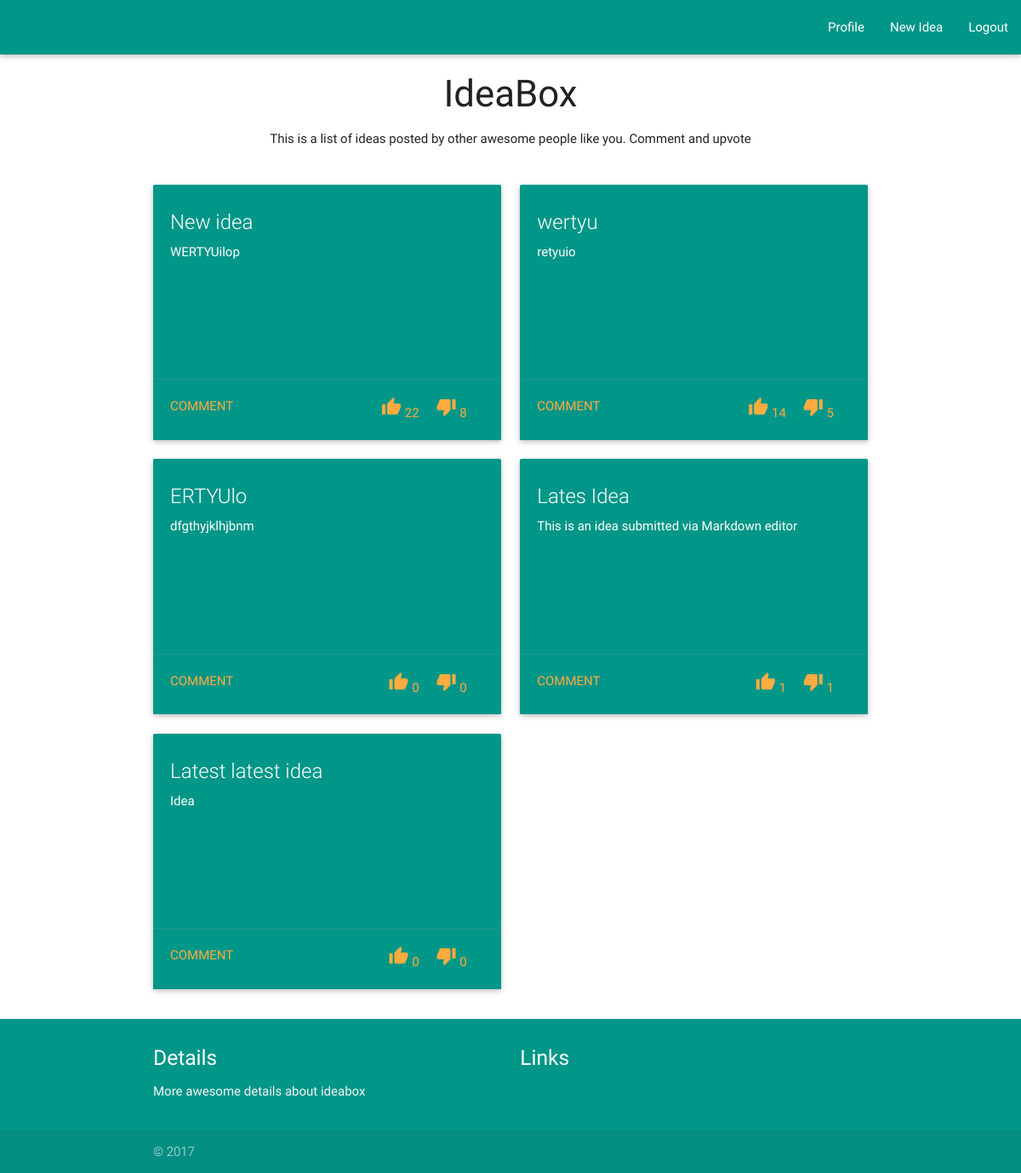
Screenshot of /home (signed in) with the database file from the repository.
### database_setup.py (models this page shows)
class Ideas(Base):
    __tablename__ = 'idea'
    id = Column(Integer, primary_key = True, autoincrement = True)
    name = Column(String(80), nullable = False)
    description = Column(String(250), nullable = False)
    rating = Column(String(8), nullable = True)
    category = Column(String(250), nullable = False)
    tags = Column(String(250))
    user_id = Column(Integer, ForeignKey('user.id'))
    user = relationship(User)
    upvotes = Column(Integer, default = 0)
    downvotes = Column(Integer, default = 0)

### project.py (the view)
@app.route('/home')
def userHome():
    if session.get('user'):
        ideas = dbsession.query(Ideas).all()
        return render_template('userHome.html', ideas=ideas)
    else:
        return render_template('error.html',error = 'Unauthorized Access')

### templates/userHome.html (shortened to what this page needs)
<!DOCTYPE html>
<html lang="en">
<head>
      <link type="text/css" rel="stylesheet" href="/static/css/materialize.min.css"  media="screen,projection"/>
</head>
<body>
        <div class="header">
            <nav class="teal">
                <ul class="right nav nav-pills pull-right">
                    <li role="presentation" class=""> <a href="/profile"> Profile </a> </li>
                    <li role="presentation" class=""> <a href="/newidea"> New Idea </a> </li>
                    <li role="presentation" class=""> <a href="/logout"> Logout </a> </li>
                </ul>
            </nav>
            <h3 class="text-muted center">IdeaBox</h3>
        </div>
    <div class="container">
        <div class="row">
           <span> <p class="center"> This is a list of ideas posted by other awesome people like you. Comment and upvote </p> </span>
        </div>
        <div class="row">
          {% for idea in ideas %}
          <div class="col s12 m6 l6">
          <div class="card small teal">
            <div class="card-content white-text">
              <span class="card-title">{{idea.name}}</span>
              <p>{{idea.description}}</p>
            </div>
            <div class="card-action">
              <a href="/comment/{{idea.id}}/">Comment</a>
              <a href="/downvote/{{idea.id}}/" class="right"> <i class="material-icons">thumb_down</i> {{idea.downvotes}} </a>
              <a href="/upvote/{{idea.id}}/" class="right"> <i class="material-icons">thumb_up</i> {{idea.upvotes}}</a>
            </div>
          </div>
          </div>
          {% endfor %}
        </div>
    </div>
    <footer class="page-footer teal">
        <div class="container">
          <div class="row">
            <div class="col l6 s12">
              <h5 class="white-text"> Details </h5>
              <p class="grey-text text-lighten-4">
                More awesome details about ideabox
              </p>
            </div>
            <div class="col l4 offset-12 s12">
              <h5 class="white-text"> Links </h5>
            </div>
          </div>
        </div>
        <div class="footer-copyright">
          <div class="container"> &copy; 2017 </div>
        </div>
      </footer>
</body>
</html>

### rows the page displays
Ideas: name "New idea", description "WERTYUilop", downvotes "8", upvotes "22"
Ideas: name "wertyu", description "retyuio", downvotes "5", upvotes "14"
Ideas: name "ERTYUlo", description "dfgthyjklhjbnm", downvotes "0", upvotes "0"
Ideas: name "Lates Idea", description "This is an idea submitted via Markdown editor", downvotes "1", upvotes "1"
Ideas: name "Latest latest idea", description "Idea", downvotes "0", upvotes "0"
